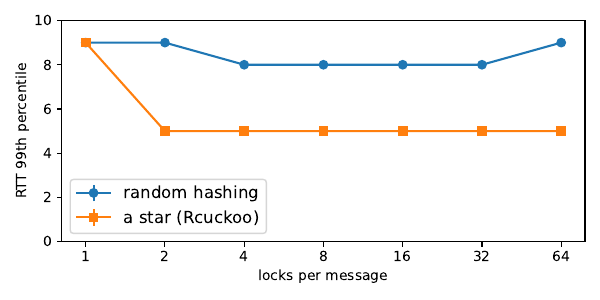

Reproduce this figure in Python.
import lib

import experiments.plot_cuckoo as plot_cuckoo
import simulator.log as log
import simulator.simulation_runtime as sim
# import run_experiments as re
import experiments.data_management as dm
import simulator.cuckoo as cuckoo
import matplotlib.pyplot as plt
import numpy as np
from tqdm import tqdm


def run_search_dependence():
    logger = log.setup_custom_logger('root')
    logger.info("Starting simulator")
    table_size = 1680 * 512

    locks_per_message = [1, 2, 4, 8, 16, 32, 64]

    master_config = lib.get_config()
    master_config['num_clients'] = 120
    master_config["bucket_size"]=8
    master_config['num_steps'] = 100000000000
    master_config['bucket_size'] = 8
    master_config['read_threshold_bytes'] = 512
    master_config['locks_per_message'] = 64
    master_config['indexes'] = table_size
    master_config['trials'] = 1
    master_config['max_fill']= 90
    master_config['workload'] = "ycsb-w"
    master_config['state_machine'] = cuckoo.rcuckoo


    log.set_off()

    configs = [ 
                ("random", "independent"),
                ("random", "dependent"),
                ("a_star", "independent"),
                ("a_star", "dependent"),
            ]
    for c in configs:
        runs=[]
        for locks in locks_per_message:
            config = master_config.copy()
            search = c[0]
            dependent = c[1]
            config['search_function'] = search
            config['location_function'] = dependent
            config['locks_per_message'] = locks
            runs.append(sim.run_trials(config))
        dm.save_statistics(runs, dirname="search_dependence/"+search+"_"+dependent)


def plot_search_dependence():
    random_independent, _ = dm.load_statistics("search_dependence/random_independent")
    random_dependent, _ = dm.load_statistics("search_dependence/random_dependent")
    a_star_dependent, _ = dm.load_statistics("search_dependence/a_star_dependent")

    percentile=99
    fig, ax = plt.subplots(1, 1, figsize=(6, 3))

    x_axis=plot_cuckoo.detect_x_axis(random_independent)
    x_axis_vals = plot_cuckoo.get_x_axis(random_independent, x_axis)
    x = np.arange(len(x_axis_vals))


    random_independent_rtt, random_independent_err = plot_cuckoo.client_stats_get_percentile_err_trials(random_independent, 'insert_rtt', percentile)
    h1 = ax.errorbar(x,random_independent_rtt,yerr=random_independent_err, linestyle="-", marker="o", label="random hashing")

    # random_dependent_rtt, random_dependent_err = plot_cuckoo.client_stats_get_percentile_err_trials(random_dependent, 'insert_rtt', percentile)
    # h1 = ax.errorbar(x,random_dependent_rtt,yerr=random_dependent_err, linestyle="-", marker="^", label="random (dependent)")

    a_star_dependent_rtt, a_star_dependent_err = plot_cuckoo.client_stats_get_percentile_err_trials(a_star_dependent, 'insert_rtt', percentile)
    h1 = ax.errorbar(x,a_star_dependent_rtt,yerr=a_star_dependent_err, linestyle="-", marker="s", label="a star (Rcuckoo)")

    # race_mean=3
    # ax.axhline(y=race_mean, color='r', linestyle=':', label="race mean (" +str(race_mean) + ")")
    ax.set_ylabel("RTT "+str(percentile)+"th percentile")
    ax.set_xticks(x)
    ax.set_xticklabels(x_axis_vals)

    ax.set_xlabel(x_axis)
    ax.set_ylim(bottom=0, top=10)
    ax.legend(fontsize=12)

    plt.tight_layout()
    plt.savefig("search_dependence.pdf")

# run_search_dependence()
plot_search_dependence()